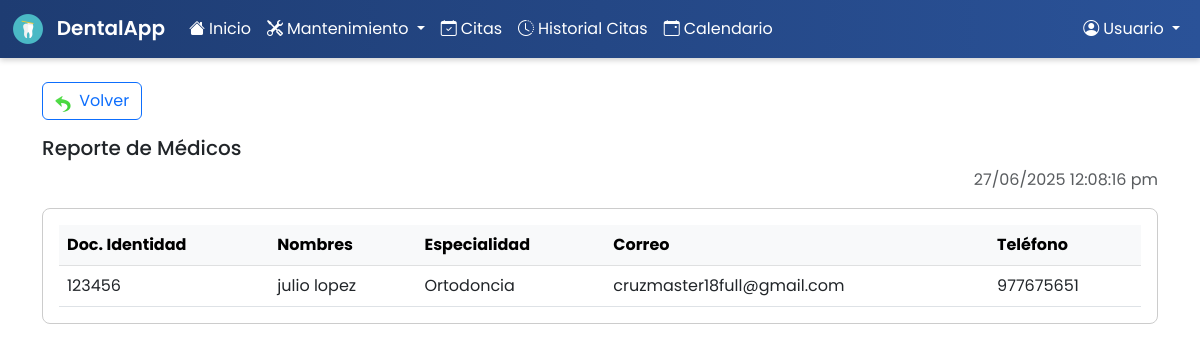
The app's page /sistema-dental/index.php?controller=report&action=doctors with its own data.
### tables this page shows
CREATE TABLE `doctors` (
  `id` int(11) NOT NULL,
  `name` varchar(100) NOT NULL,
  `dni` varchar(20) DEFAULT NULL,
  `specialty_id` int(11) NOT NULL,
  `address` varchar(255) DEFAULT NULL,
  `phone` varchar(20) DEFAULT NULL,
  `email` varchar(100) DEFAULT NULL,
  `created_at` timestamp NOT NULL DEFAULT current_timestamp()
);

CREATE TABLE `specialties` (
  `id` int(11) NOT NULL,
  `name` varchar(100) NOT NULL,
  `created_at` timestamp NOT NULL DEFAULT current_timestamp()
);

### sistema-dental/controllers/ReportController.php (called while the page is built, shortened)
<?php
require_once __DIR__ . '/../models/Report.php';
class ReportController
{
    private Report $reportModel;
    public function __construct(PDO $pdo)
    {
        $this->reportModel = new Report($pdo);
    }
    public function doctors()
    {
        $doctors = $this->reportModel->getDoctors();
        require __DIR__ . '/../views/reports/doctors.php';
    }
}

### sistema-dental/models/Report.php (called while the page is built, shortened)
<?php
class Report
{
    private PDO $pdo;
    public function __construct(PDO $pdo)
    {
        $this->pdo = $pdo;
    }
    public function getDoctors(): array
    {
        $sql = "
            SELECT
              d.dni     AS doc_id,
              d.name    AS name,
              s.name    AS specialty,
              d.email,
              d.phone
            FROM doctors d
            JOIN specialties s ON d.specialty_id = s.id
            ORDER BY d.name
        ";
        return $this->pdo
                    ->query($sql)
                    ->fetchAll(PDO::FETCH_ASSOC);
    }
}

### sistema-dental/views/reports/doctors.php (the view)
<?php require __DIR__ . '/../templates/header.php'; ?>
<div class="container mt-4">
  <a href="?controller=report&action=index"
     class="btn btn-outline-primary mb-3">
    <img src="assets/img/arrow-left.png" width="16" class="me-1 align-text-bottom" alt="">
    Volver
  </a>
  <h5>Reporte de Médicos</h5>
  <p class="text-end text-muted"><?= date('d/m/Y h:i:s a') ?></p>
  <div class="table-responsive" style="border:1px solid #ccc; padding:1rem; border-radius:0.5rem;">
    <table class="table mb-0">
      <thead class="table-light">
        <tr>
          <th>Doc. Identidad</th>
          <th>Nombres</th>
          <th>Especialidad</th>
          <th>Correo</th>
          <th>Teléfono</th>
        </tr>
      </thead>
      <tbody>
        <?php foreach($doctors as $row): ?>
        <tr>
          <td><?= htmlspecialchars($row['doc_id']) ?></td>
          <td><?= htmlspecialchars($row['name']) ?></td>
          <td><?= htmlspecialchars($row['specialty']) ?></td>
          <td><?= htmlspecialchars($row['email']) ?></td>
          <td><?= htmlspecialchars($row['phone']) ?></td>
        </tr>
        <?php endforeach; ?>
      </tbody>
    </table>
  </div>
</div>
<?php require __DIR__ . '/../templates/footer.php'; ?>

### sistema-dental/assets/css/style.css (style rules this page uses)
body, .navbar, .card { font-family: 'Poppins', sans-serif; }

### records on screen
doctors: dni "123456", name "julio lopez", specialty.name "Ortodoncia", email "cruzmaster18full@gmail.com", phone "977675651"

### other values on screen
$username "Usuario"
